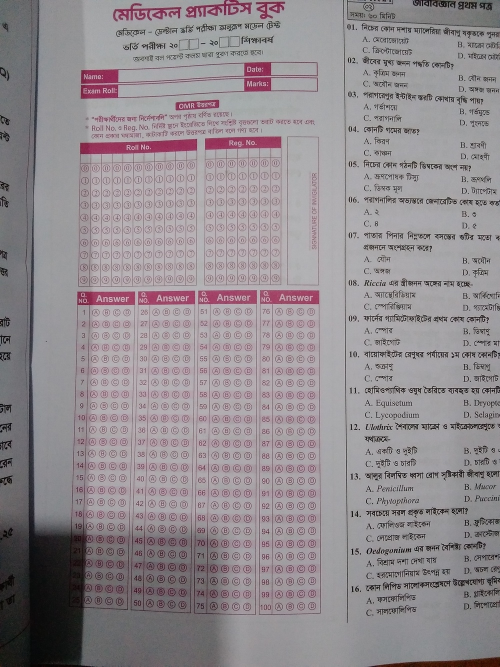
#> input picture assets/practice-book.jpg, 1000 x 1333 px, given in place of model-ans-pics-omr-sheet.jpg, which was not available (shown at 1/2 size)
$ python calibrate_templates.py
#> lines starting #> are read from the running program, lines starting #| are printed output that depends on the picture
### omr_check/recognition.py
from __future__ import annotations

import json
from dataclasses import dataclass
from pathlib import Path

import cv2
import numpy as np
from PIL import Image, ImageOps, UnidentifiedImageError

from .domain import Mark, MarkState
from .alignment import StructuralAligner

Image.MAX_IMAGE_PIXELS = 35_000_000
cv2.setNumThreads(2)


class RecognitionError(ValueError):
    pass


def load_image(path: Path, width: int = 1000) -> np.ndarray:
#> called with width = 1000
    try:
        with Image.open(path) as im:
#> im is the input picture: PIL image 1000x1333 RGB; mean R, G, B 146, 139.2, 143.4
            if im.width * im.height > 35_000_000:
                raise RecognitionError("Image is too large; use a photo below 35 megapixels")
            im = ImageOps.exif_transpose(im).convert("RGB")
            if min(im.size) < 400:
                raise RecognitionError("Image resolution is too low. Send the original photo as a file")
            target_w = width if im.width <= im.height else round(im.width * width / im.height)
#> target_w = 1000
            target_h = round(im.height * width / im.width) if im.width <= im.height else width
#> target_h = 1333
            if (im.width, im.height) != (target_w, target_h):
                im = im.resize((target_w, target_h), Image.Resampling.LANCZOS)
            return cv2.cvtColor(np.asarray(im), cv2.COLOR_RGB2BGR)
    except (UnidentifiedImageError, OSError, Image.DecompressionBombError) as exc:
        raise RecognitionError("Cannot read this image. Send a JPEG or PNG photo") from exc


# [34 lines left out: functions ink_mask, paper_ink_fraction, not called in this run]


@dataclass
class Template:
    id: str
    image: np.ndarray
    centers: np.ndarray
    radius: float
    roi: list[int]
    keypoints: tuple
    descriptors: np.ndarray


@dataclass
class Reading:
    template_id: str
    marks: list[Mark]
    aligned: np.ndarray
    annotated: np.ndarray
    alignment: dict
    sampling_centers: np.ndarray | None = None


# [6 lines left out: function classify, not called in this run]


class Recognizer:
    # [192 lines left out: functions __init__, read, _read_legacy, _fraction, _finish_reading, _align and 1 more, not called in this run]

### tools/calibrate_templates.py
"""Reproduce initial reference assets from the supplied blank forms."""
import json
from pathlib import Path

import cv2
import numpy as np

from omr_check.recognition import load_image

ROOT = Path(__file__).resolve().parents[1]
SPECS = [
    ("practice-book", "model-ans-pics-omr-sheet.jpg", [140,578,645,1234], 7.1, [
        [[191,625],[254,625],[174,1200],[239,1202]],
        [[312,624],[374,624],[299,1206],[365,1209]],
        [[434,623],[497,623],[428,1212],[494,1213]],
        [[557,623],[622,623],[557,1213],[624,1212]],
    ]),
    ("retina", "retina-ans-sheet.jpg", [180,558,774,1205], 9.0, [
        [[224,597],[311,598],[218,1173],[303,1173]],
        [[374,600],[458,600],[364,1177],[450,1179]],
        [[517,601],[601,602],[514,1183],[600,1183]],
        [[663,603],[748,603],[665,1183],[749,1184]],
    ]),
]


def main():
    out = ROOT / "assets"
    out.mkdir(exist_ok=True)
    specs = []
    for name, source, roi, radius, columns in SPECS:
        image = load_image(ROOT / "omr-check-answer-sheet-images" / source)
        centers = []
        gray = cv2.cvtColor(image, cv2.COLOR_BGR2GRAY)
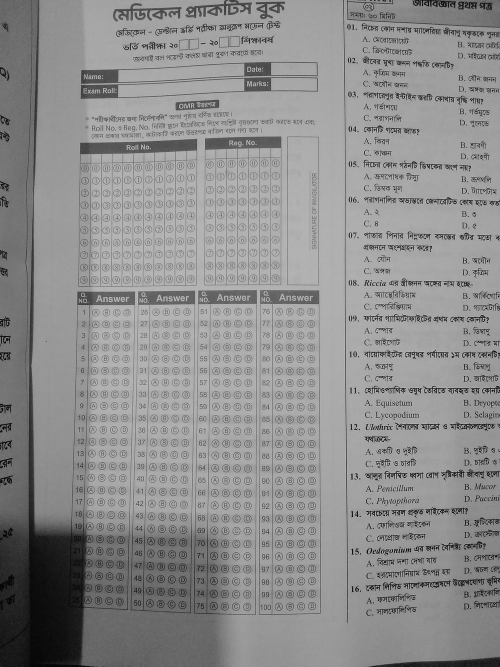
#> gray: shape (1333, 1000) (shown at 1/2 size); min 0, max 225, mean 141.7
        circles = cv2.HoughCircles(gray,cv2.HOUGH_GRADIENT,1,12,param1=70,param2=12,minRadius=5,maxRadius=11)
#> circles = 859 rows, first 8: [494.5, 1087.5, 8.7], [338.5, 457.5, 8], [579.5, 1087.5, 8.7], [472.5, 1061.5, 8.4], [474.5, 813.5, 8.2], [550.5, 530.5, 8.2], [601.5, 1137.5, 8.7], [557.5, 1011.5, 8.4]
        available = circles[0,:,:2] if circles is not None else np.empty((0,2))
#> available = 859 pairs, first value 6.5 to 988.5, second value 4.5 to 1225.5
        for a,b,c,d in map(lambda col: np.array(col,float), columns):
            for row in range(25):
                left = a+(c-a)*row/24
                right = b+(d-b)*row/24
                line=[]
                for option in range(4):
                    point=left+(right-left)*option/3
                    if len(available):
                        dist=np.linalg.norm(available-point,axis=1)
                        if dist.min()<6:
                            point=available[dist.argmin()]
                    line.append([round(float(v),2) for v in point])
                centers.append(line)
#> after the loop, centers = 100 items
        cv2.imwrite(str(out / f"{name}.jpg"), image, [cv2.IMWRITE_JPEG_QUALITY,95])
        specs.append(dict(id=name,image=f"{name}.jpg",roi=roi,radius=radius,centers=centers))
#> pass 2 of the loop in main, `for name, source, roi, radius, columns in SPECS:`:
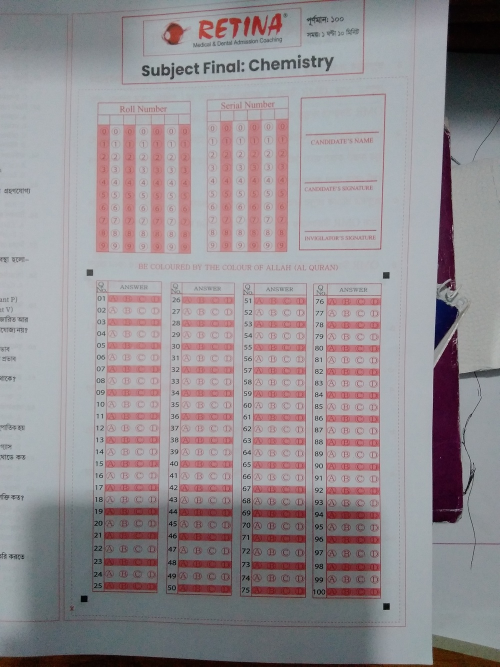
#> input picture assets/retina.jpg, 1000 x 1333 px, given in place of retina-ans-sheet.jpg, which was not available (shown at 1/2 size)
#> in load_image, im is the input picture: PIL image 1000x1333 RGB; mean R, G, B 147.8, 141.8, 145.7
#> in main, `gray = cv2.cvtColor(image, cv2.COLOR_BGR2GRAY)`:
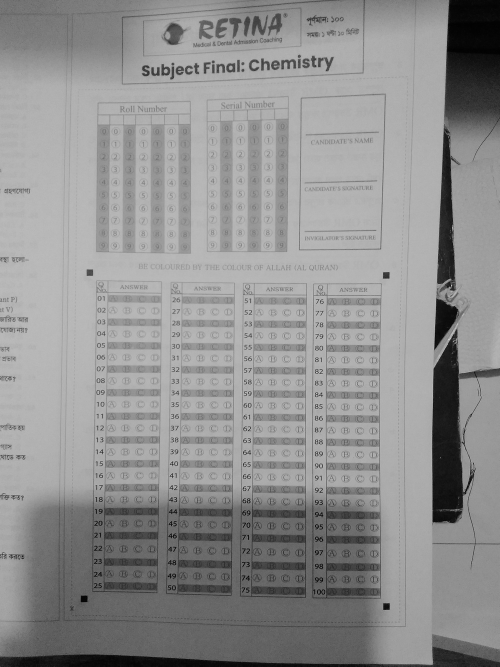
#> gray: shape (1333, 1000) (shown at 1/2 size); min 0, max 238, mean 144.1
#> circles = 561 rows, first 8: [536.5, 252.5, 9.6], [480.5, 254.5, 9.6], [536.5, 360.5, 9.6], [480.5, 281.5, 9.6], [536.5, 279.5, 9.6], [480.5, 334.5, 9.3], [536.5, 333.5, 9.6], [342.5, 262.5, 9.6]
#> available = 561 pairs, first value 14.5 to 922.5, second value 29.5 to 1313.5
    (out/"templates.json").write_text(json.dumps(specs,indent=2),encoding="utf-8")
    print("Created two templates with 400 bubble centers each")


if __name__ == "__main__":
    main()
